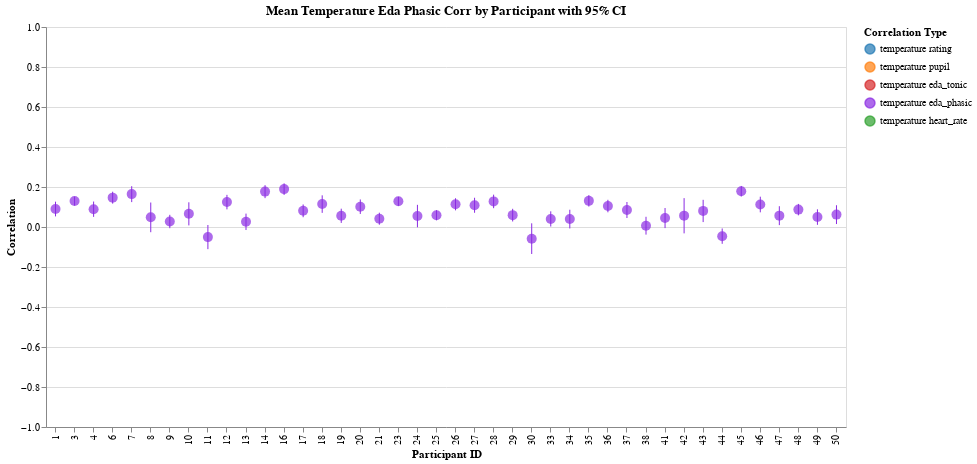

Notebook source saved alongside this figure:
### Markdown cell above
## Temperature / EDA Phasic

### Code cell
col1, col2 = "temperature", "eda_phasic"

corr_by_trial = calculate_correlations_by_trial(df, col1, col2)
corr_by_participant = aggregate_correlations_fisher_z(
    corr_by_trial, col1, col2, "participant_id", include_ci=True
)
# plot_correlations_by_trial(corr_by_trial, col1, col2)
eda_phasic = plot_correlations_by_participant(
    corr_by_participant, col1, col2, with_config=-False, color_map=COLORS
)
eda_phasic

### Figure 1 — Vega-Lite specification as saved in the notebook (floating-point values rounded to 4 significant figures)
{"config": {"view": {"continuousWidth": 300, "continuousHeight": 300}}, "layer": [{"mark": {"type": "rule"}, "encoding": {"color": {"field": "correlation_type", "legend": {"labelExpr": "replace(replace(datum.label, '_corr', ''), '_', ' ')", "title": "Correlation Type"}, "scale": {"domain": ["temperature_rating_corr", "temperature_pupil_corr", "temperature_eda_tonic_corr", "temperature_eda_phasic_corr", "temperature_heart_rate_corr"], "range": ["#1f77b4", "#ff7f0e", "#d62728", "#8a2be2", "#2ca02c"]}, "type": "nominal"}, "x": {"axis": {"title": "Participant ID"}, "field": "participant_id", "type": "ordinal"}, "y": {"axis": {"title": "Correlation"}, "field": "participant_id_temperature_eda_phasic_corr_ci_lower", "scale": {"domain": [-1, 1]}, "type": "quantitative"}, "y2": {"field": "participant_id_temperature_eda_phasic_corr_ci_upper"}}, "title": "Mean Temperature Eda Phasic Corr by Participant with 95% CI"}, {"mark": {"type": "circle", "size": 100}, "encoding": {"color": {"field": "correlation_type", "legend": {"labelExpr": "replace(replace(datum.label, '_corr', ''), '_', ' ')", "title": "Correlation Type"}, "scale": {"domain": ["temperature_rating_corr", "temperature_pupil_corr", "temperature_eda_tonic_corr", "temperature_eda_phasic_corr", "temperature_heart_rate_corr"], "range": ["#1f77b4", "#ff7f0e", "#d62728", "#8a2be2", "#2ca02c"]}, "type": "nominal"}, "tooltip": [{"field": "participant_id", "title": "Participant", "type": "nominal"}, {"field": "participant_id_temperature_eda_phasic_corr_mean", "format": ".3f", "title": "Mean Correlation", "type": "quantitative"}, {"field": "participant_id_temperature_eda_phasic_corr_ci_lower", "format": ".3f", "title": "CI Lower", "type": "quantitative"}, {"field": "participant_id_temperature_eda_phasic_corr_ci_upper", "format": ".3f", "title": "CI Upper", "type": "quantitative"}], "x": {"axis": {"title": "Participant ID"}, "field": "participant_id", "type": "ordinal"}, "y": {"field": "participant_id_temperature_eda_phasic_corr_mean", "type": "quantitative"}}, "title": "Mean Temperature Eda Phasic Corr by Participant with 95% CI"}], "data": {"name": "data-e188fbaa2d3f49dec77cecc02621b56c"}, "height": 400, "width": 800, "$schema": "https://vega.github.io/schema/vega-lite/v5.20.1.json", "datasets": {"data-e188fbaa2d3f49dec77cecc02621b56c": [{"participant_id": 1, "participant_id_temperature_eda_phasic_corr_mean": 0.08993, "participant_id_temperature_eda_phasic_corr_ci_lower": 0.05298, "participant_id_temperature_eda_phasic_corr_ci_upper": 0.1266, "correlation_type": "temperature_eda_phasic_corr"}, {"participant_id": 3, "participant_id_temperature_eda_phasic_corr_mean": 0.1297, "participant_id_temperature_eda_phasic_corr_ci_lower": 0.1071, "participant_id_temperature_eda_phasic_corr_ci_upper": 0.1521, "correlation_type": "temperature_eda_phasic_corr"}, {"participant_id": 4, "participant_id_temperature_eda_phasic_corr_mean": 0.08913, "participant_id_temperature_eda_phasic_corr_ci_lower": 0.0507, "participant_id_temperature_eda_phasic_corr_ci_upper": 0.1273, "correlation_type": "temperature_eda_phasic_corr"}, {"participant_id": 6, "participant_id_temperature_eda_phasic_corr_mean": 0.1468, "participant_id_temperature_eda_phasic_corr_ci_lower": 0.1169, "participant_id_temperature_eda_phasic_corr_ci_upper": 0.1764, "correlation_type": "temperature_eda_phasic_corr"}, {"participant_id": 7, "participant_id_temperature_eda_phasic_corr_mean": 0.1645, "participant_id_temperature_eda_phasic_corr_ci_lower": 0.1245, "participant_id_temperature_eda_phasic_corr_ci_upper": 0.204, "correlation_type": "temperature_eda_phasic_corr"}, {"participant_id": 8, "participant_id_temperature_eda_phasic_corr_mean": 0.04844, "participant_id_temperature_eda_phasic_corr_ci_lower": -0.02605, "participant_id_temperature_eda_phasic_corr_ci_upper": 0.1224, "correlation_type": "temperature_eda_phasic_corr"}, {"participant_id": 9, "participant_id_temperature_eda_phasic_corr_mean": 0.02751, "participant_id_temperature_eda_phasic_corr_ci_lower": -0.005943, "participant_id_temperature_eda_phasic_corr_ci_upper": 0.0609, "correlation_type": "temperature_eda_phasic_corr"}, {"participant_id": 10, "participant_id_temperature_eda_phasic_corr_mean": 0.06596, "participant_id_temperature_eda_phasic_corr_ci_lower": 0.007969, "participant_id_temperature_eda_phasic_corr_ci_upper": 0.1235, "correlation_type": "temperature_eda_phasic_corr"}, {"participant_id": 11, "participant_id_temperature_eda_phasic_corr_mean": -0.05061, "participant_id_temperature_eda_phasic_corr_ci_lower": -0.1108, "participant_id_temperature_eda_phasic_corr_ci_upper": 0.00995, "correlation_type": "temperature_eda_phasic_corr"}, {"participant_id": 12, "participant_id_temperature_eda_phasic_corr_mean": 0.1247, "participant_id_temperature_eda_phasic_corr_ci_lower": 0.08827, "participant_id_temperature_eda_phasic_corr_ci_upper": 0.1607, "correlation_type": "temperature_eda_phasic_corr"}, {"participant_id": 13, "participant_id_temperature_eda_phasic_corr_mean": 0.02596, "participant_id_temperature_eda_phasic_corr_ci_lower": -0.01509, "participant_id_temperature_eda_phasic_corr_ci_upper": 0.06692, "correlation_type": "temperature_eda_phasic_corr"}, {"participant_id": 14, "participant_id_temperature_eda_phasic_corr_mean": 0.177, "participant_id_temperature_eda_phasic_corr_ci_lower": 0.1443, "participant_id_temperature_eda_phasic_corr_ci_upper": 0.2092, "correlation_type": "temperature_eda_phasic_corr"}, {"participant_id": 16, "participant_id_temperature_eda_phasic_corr_mean": 0.1895, "participant_id_temperature_eda_phasic_corr_ci_lower": 0.1603, "participant_id_temperature_eda_phasic_corr_ci_upper": 0.2183, "correlation_type": "temperature_eda_phasic_corr"}, {"participant_id": 17, "participant_id_temperature_eda_phasic_corr_mean": 0.08087, "participant_id_temperature_eda_phasic_corr_ci_lower": 0.04886, "participant_id_temperature_eda_phasic_corr_ci_upper": 0.1127, "correlation_type": "temperature_eda_phasic_corr"}, {"participant_id": 18, "participant_id_temperature_eda_phasic_corr_mean": 0.1147, "participant_id_temperature_eda_phasic_corr_ci_lower": 0.07067, "participant_id_temperature_eda_phasic_corr_ci_upper": 0.1583, "correlation_type": "temperature_eda_phasic_corr"}, {"participant_id": 19, "participant_id_temperature_eda_phasic_corr_mean": 0.05603, "participant_id_temperature_eda_phasic_corr_ci_lower": 0.02037, "participant_id_temperature_eda_phasic_corr_ci_upper": 0.09154, "correlation_type": "temperature_eda_phasic_corr"}, {"participant_id": 20, "participant_id_temperature_eda_phasic_corr_mean": 0.1016, "participant_id_temperature_eda_phasic_corr_ci_lower": 0.06517, "participant_id_temperature_eda_phasic_corr_ci_upper": 0.1377, "correlation_type": "temperature_eda_phasic_corr"}, {"participant_id": 21, "participant_id_temperature_eda_phasic_corr_mean": 0.04149, "participant_id_temperature_eda_phasic_corr_ci_lower": 0.0114, "participant_id_temperature_eda_phasic_corr_ci_upper": 0.07149, "correlation_type": "temperature_eda_phasic_corr"}, {"participant_id": 23, "participant_id_temperature_eda_phasic_corr_mean": 0.1284, "participant_id_temperature_eda_phasic_corr_ci_lower": 0.1056, "participant_id_temperature_eda_phasic_corr_ci_upper": 0.1511, "correlation_type": "temperature_eda_phasic_corr"}, {"participant_id": 24, "participant_id_temperature_eda_phasic_corr_mean": 0.0548, "participant_id_temperature_eda_phasic_corr_ci_lower": -0.001593, "participant_id_temperature_eda_phasic_corr_ci_upper": 0.1108, "correlation_type": "temperature_eda_phasic_corr"}, {"participant_id": 25, "participant_id_temperature_eda_phasic_corr_mean": 0.05888, "participant_id_temperature_eda_phasic_corr_ci_lower": 0.03364, "participant_id_temperature_eda_phasic_corr_ci_upper": 0.08404, "correlation_type": "temperature_eda_phasic_corr"}, {"participant_id": 26, "participant_id_temperature_eda_phasic_corr_mean": 0.1136, "participant_id_temperature_eda_phasic_corr_ci_lower": 0.08322, "participant_id_temperature_eda_phasic_corr_ci_upper": 0.1437, "correlation_type": "temperature_eda_phasic_corr"}, {"participant_id": 27, "participant_id_temperature_eda_phasic_corr_mean": 0.1088, "participant_id_temperature_eda_phasic_corr_ci_lower": 0.07113, "participant_id_temperature_eda_phasic_corr_ci_upper": 0.1462, "correlation_type": "temperature_eda_phasic_corr"}, {"participant_id": 28, "participant_id_temperature_eda_phasic_corr_mean": 0.128, "participant_id_temperature_eda_phasic_corr_ci_lower": 0.0941, "participant_id_temperature_eda_phasic_corr_ci_upper": 0.1617, "correlation_type": "temperature_eda_phasic_corr"}, {"participant_id": 29, "participant_id_temperature_eda_phasic_corr_mean": 0.05933, "participant_id_temperature_eda_phasic_corr_ci_lower": 0.02758, "participant_id_temperature_eda_phasic_corr_ci_upper": 0.09095, "correlation_type": "temperature_eda_phasic_corr"}, {"participant_id": 30, "participant_id_temperature_eda_phasic_corr_mean": -0.05864, "participant_id_temperature_eda_phasic_corr_ci_lower": -0.135, "participant_id_temperature_eda_phasic_corr_ci_upper": 0.01841, "correlation_type": "temperature_eda_phasic_corr"}, {"participant_id": 33, "participant_id_temperature_eda_phasic_corr_mean": 0.04037, "participant_id_temperature_eda_phasic_corr_ci_lower": 0.002331, "participant_id_temperature_eda_phasic_corr_ci_upper": 0.07828, "correlation_type": "temperature_eda_phasic_corr"}, {"participant_id": 34, "participant_id_temperature_eda_phasic_corr_mean": 0.03964, "participant_id_temperature_eda_phasic_corr_ci_lower": -0.007262, "participant_id_temperature_eda_phasic_corr_ci_upper": 0.08637, "correlation_type": "temperature_eda_phasic_corr"}, {"participant_id": 35, "participant_id_temperature_eda_phasic_corr_mean": 0.1307, "participant_id_temperature_eda_phasic_corr_ci_lower": 0.1022, "participant_id_temperature_eda_phasic_corr_ci_upper": 0.1591, "correlation_type": "temperature_eda_phasic_corr"}, {"participant_id": 36, "participant_id_temperature_eda_phasic_corr_mean": 0.1049, "participant_id_temperature_eda_phasic_corr_ci_lower": 0.07357, "participant_id_temperature_eda_phasic_corr_ci_upper": 0.136, "correlation_type": "temperature_eda_phasic_corr"}, {"participant_id": 37, "participant_id_temperature_eda_phasic_corr_mean": 0.08507, "participant_id_temperature_eda_phasic_corr_ci_lower": 0.04493, "participant_id_temperature_eda_phasic_corr_ci_upper": 0.1249, "correlation_type": "temperature_eda_phasic_corr"}, {"participant_id": 38, "participant_id_temperature_eda_phasic_corr_mean": 0.006509, "participant_id_temperature_eda_phasic_corr_ci_lower": -0.03808, "participant_id_temperature_eda_phasic_corr_ci_upper": 0.05107, "correlation_type": "temperature_eda_phasic_corr"}, {"participant_id": 41, "participant_id_temperature_eda_phasic_corr_mean": 0.04482, "participant_id_temperature_eda_phasic_corr_ci_lower": -0.005482, "participant_id_temperature_eda_phasic_corr_ci_upper": 0.09489, "correlation_type": "temperature_eda_phasic_corr"}, {"participant_id": 42, "participant_id_temperature_eda_phasic_corr_mean": 0.0567, "participant_id_temperature_eda_phasic_corr_ci_lower": -0.0318, "participant_id_temperature_eda_phasic_corr_ci_upper": 0.1443, "correlation_type": "temperature_eda_phasic_corr"}, {"participant_id": 43, "participant_id_temperature_eda_phasic_corr_mean": 0.08049, "participant_id_temperature_eda_phasic_corr_ci_lower": 0.02459, "participant_id_temperature_eda_phasic_corr_ci_upper": 0.1359, "correlation_type": "temperature_eda_phasic_corr"}, {"participant_id": 44, "participant_id_temperature_eda_phasic_corr_mean": -0.04583, "participant_id_temperature_eda_phasic_corr_ci_lower": -0.08411, "participant_id_temperature_eda_phasic_corr_ci_upper": -0.007413, "correlation_type": "temperature_eda_phasic_corr"}, {"participant_id": 45, "participant_id_temperature_eda_phasic_corr_mean": 0.1791, "participant_id_temperature_eda_phasic_corr_ci_lower": 0.1527, "participant_id_temperature_eda_phasic_corr_ci_upper": 0.2052, "correlation_type": "temperature_eda_phasic_corr"}, {"participant_id": 46, "participant_id_temperature_eda_phasic_corr_mean": 0.1126, "participant_id_temperature_eda_phasic_corr_ci_lower": 0.07333, "participant_id_temperature_eda_phasic_corr_ci_upper": 0.1515, "correlation_type": "temperature_eda_phasic_corr"}, {"participant_id": 47, "participant_id_temperature_eda_phasic_corr_mean": 0.05677, "participant_id_temperature_eda_phasic_corr_ci_lower": 0.009336, "participant_id_temperature_eda_phasic_corr_ci_upper": 0.1039, "correlation_type": "temperature_eda_phasic_corr"}, {"participant_id": 48, "participant_id_temperature_eda_phasic_corr_mean": 0.08691, "participant_id_temperature_eda_phasic_corr_ci_lower": 0.05834, "participant_id_temperature_eda_phasic_corr_ci_upper": 0.1153, "correlation_type": "temperature_eda_phasic_corr"}, {"participant_id": 49, "participant_id_temperature_eda_phasic_corr_mean": 0.04968, "participant_id_temperature_eda_phasic_corr_ci_lower": 0.01083, "participant_id_temperature_eda_phasic_corr_ci_upper": 0.08837, "correlation_type": "temperature_eda_phasic_corr"}, {"participant_id": 50, "participant_id_temperature_eda_phasic_corr_mean": 0.06192, "participant_id_temperature_eda_phasic_corr_ci_lower": 0.01479, "participant_id_temperature_eda_phasic_corr_ci_upper": 0.1088, "correlation_type": "temperature_eda_phasic_corr"}]}}
